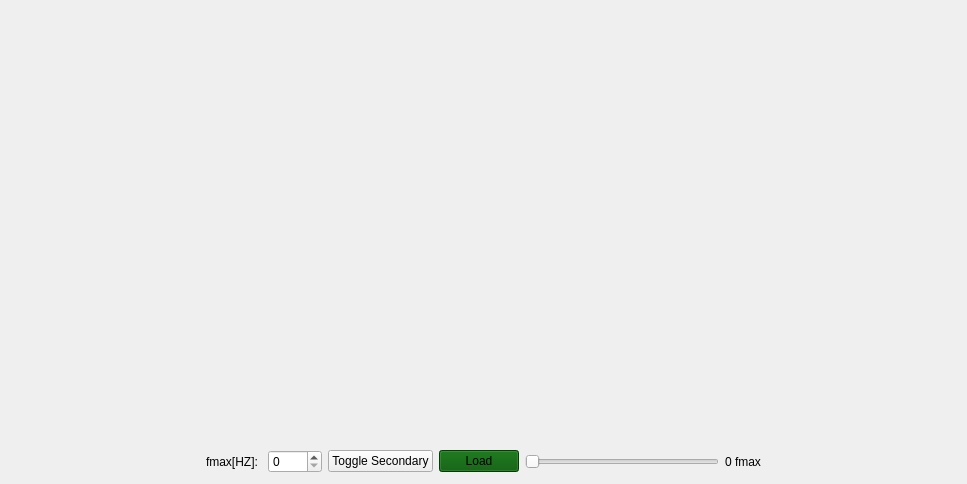
<?xml version="1.0" encoding="UTF-8"?>
<ui version="4.0">
 <class>Form</class>
 <widget class="QWidget" name="Form">
  <property name="geometry">
   <rect>
    <x>0</x>
    <y>0</y>
    <width>967</width>
    <height>484</height>
   </rect>
  </property>
  <property name="windowTitle">
   <string>Form</string>
  </property>
  <layout class="QVBoxLayout" name="verticalLayout">
   <item>
    <widget class="QSplitter" name="composerGraphs">
     <property name="orientation">
      <enum>Qt::Vertical</enum>
     </property>
     <widget class="QWidget" name="verticalLayoutWidget_11">
      <layout class="QVBoxLayout" name="main_reconstruct"/>
     </widget>
    </widget>
   </item>
   <item>
    <layout class="QHBoxLayout" name="control_sampling">
     <item>
      <spacer name="horizontalSpacer">
       <property name="orientation">
        <enum>Qt::Horizontal</enum>
       </property>
       <property name="sizeHint" stdset="0">
        <size>
         <width>40</width>
         <height>20</height>
        </size>
       </property>
      </spacer>
     </item>
     <item>
      <widget class="QLabel" name="sliderLabel_2">
       <property name="text">
        <string>fmax[HZ]: </string>
       </property>
      </widget>
     </item>
     <item>
      <widget class="QSpinBox" name="fmaxInput">
       <property name="maximum">
        <number>9000</number>
       </property>
      </widget>
     </item>
     <item>
      <widget class="QPushButton" name="hide_secondary">
       <property name="styleSheet">
        <string notr="true"/>
       </property>
       <property name="text">
        <string>Toggle Secondary</string>
       </property>
      </widget>
     </item>
     <item>
      <widget class="QPushButton" name="load_btn">
       <property name="sizePolicy">
        <sizepolicy hsizetype="Maximum" vsizetype="Maximum">
         <horstretch>0</horstretch>
         <verstretch>0</verstretch>
        </sizepolicy>
       </property>
       <property name="minimumSize">
        <size>
         <width>30</width>
         <height>10</height>
        </size>
       </property>
       <property name="sizeIncrement">
        <size>
         <width>1</width>
         <height>1</height>
        </size>
       </property>
       <property name="styleSheet">
        <string notr="true">background-color: rgb(0, 85, 0);</string>
       </property>
       <property name="text">
        <string>Load</string>
       </property>
       <property name="iconSize">
        <size>
         <width>20</width>
         <height>16</height>
        </size>
       </property>
      </widget>
     </item>
     <item>
      <widget class="QSlider" name="sampling_slider">
       <property name="maximum">
        <number>12</number>
       </property>
       <property name="singleStep">
        <number>1</number>
       </property>
       <property name="orientation">
        <enum>Qt::Horizontal</enum>
       </property>
      </widget>
     </item>
     <item>
      <widget class="QLabel" name="sliderLabel">
       <property name="text">
        <string>0 fmax</string>
       </property>
      </widget>
     </item>
     <item>
      <spacer name="horizontalSpacer_2">
       <property name="orientation">
        <enum>Qt::Horizontal</enum>
       </property>
       <property name="sizeHint" stdset="0">
        <size>
         <width>40</width>
         <height>20</height>
        </size>
       </property>
      </spacer>
     </item>
    </layout>
   </item>
  </layout>
 </widget>
 <resources/>
 <connections/>
</ui>
